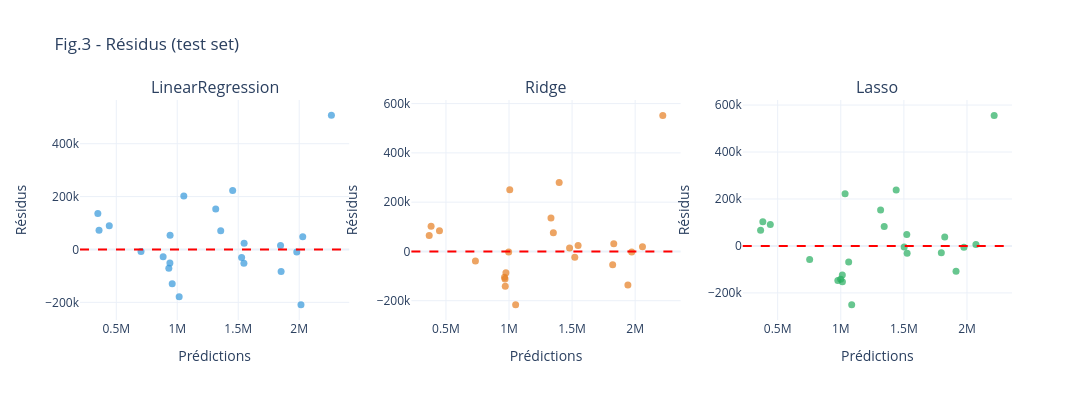

Write notebook code for a chart like this one.
### Code cell
# Fig 3 : Résidus des 3 modèles 
fig3 = make_subplots(rows=1, cols=3,
                     subplot_titles=("LinearRegression", "Ridge", "Lasso"))
 
for i, (name, pred, color) in enumerate([
    ('LinearReg', y_test_pred_lr, '#3498db'),
    ('Ridge', y_test_pred_ridge, '#e67e22'),
    ('Lasso', y_test_pred_lasso, '#27ae60')
]):
    residuals = y_test.values - pred
    fig3.add_trace(go.Scatter(x=pred, y=residuals, mode='markers',
                               marker=dict(color=color, size=7, opacity=0.7),
                               showlegend=False), row=1, col=i+1)
    fig3.add_hline(y=0, line_color="red", line_dash="dash", row=1, col=i+1)
    fig3.update_xaxes(title_text="Prédictions", row=1, col=i+1)
    fig3.update_yaxes(title_text="Résidus", row=1, col=i+1)
 
fig3.update_layout(title="Fig.3 - Résidus (test set)",
                   height=400, width=1100, template='plotly_white')
fig3.write_image(f"{output_images_path}/f3_residuals.png", scale=2)
fig3.show()

### Figure 1 — Plotly figure (JSON) as saved in the notebook; plotly's stock layout.template omitted (floating-point values rounded to 4 significant figures)
{"data": [{"marker": {"color": "#3498db", "opacity": 0.7, "size": 7}, "mode": "markers", "showlegend": false, "type": "scatter", "x": [941300.0, 702800.0, 348900.0, 1547000.0, 1455000.0, 2015000.0, 931000.0, 358800.0, 939900.0, 958700.0, 1980000.0, 1847000.0, 1316000.0, 884300.0, 1356000.0, 1548000.0, 1852000.0, 2029000.0, 1054000.0, 2264000.0, 442600.0, 1016000.0, 1528000.0], "xaxis": "x", "y": [53500.0, -7381.0, 136200.0, -52360.0, 222900.0, -208600.0, -70630.0, 73140.0, -51070.0, -129400.0, -9739.0, 14710.0, 152800.0, -27540.0, 70560.0, 23760.0, -83610.0, 48090.0, 202500.0, 507300.0, 90100.0, -179100.0, -29960.0], "yaxis": "y"}, {"marker": {"color": "#e67e22", "opacity": 0.7, "size": 7}, "mode": "markers", "showlegend": false, "type": "scatter", "x": [997300.0, 733800.0, 382400.0, 1480000.0, 1398000.0, 1942000.0, 964600.0, 367400.0, 975600.0, 970300.0, 1973000.0, 1830000.0, 1333000.0, 968400.0, 1352000.0, 1548000.0, 1822000.0, 2058000.0, 1006000.0, 2219000.0, 448700.0, 1053000.0, 1522000.0], "xaxis": "x2", "y": [-2545.0, -38390.0, 102700.0, 14110.0, 279800.0, -136500.0, -104200.0, 64540.0, -86820.0, -141100.0, -2279.0, 31330.0, 135600.0, -111600.0, 75460.0, 24330.0, -53720.0, 19000.0, 250300.0, 552300.0, 84000.0, -215800.0, -23440.0], "yaxis": "y2"}, {"marker": {"color": "#27ae60", "opacity": 0.7, "size": 7}, "mode": "markers", "showlegend": false, "type": "scatter", "x": [1063000.0, 753400.0, 382500.0, 1526000.0, 1439000.0, 1913000.0, 1013000.0, 364700.0, 1012000.0, 976800.0, 1976000.0, 1824000.0, 1316000.0, 999000.0, 1344000.0, 1523000.0, 1797000.0, 2071000.0, 1034000.0, 2215000.0, 441700.0, 1087000.0, 1502000.0], "xaxis": "x3", "y": [-67820.0, -58030.0, 102600.0, -31530.0, 238400.0, -107400.0, -152800.0, 67270.0, -123500.0, -147600.0, -5523.0, 38060.0, 152800.0, -142200.0, 82960.0, 49160.0, -28510.0, 6408.0, 222100.0, 556000.0, 91040.0, -249800.0, -4397.0], "yaxis": "y3"}], "layout": {"annotations": [{"font": {"size": 16}, "showarrow": false, "text": "LinearRegression", "x": 0.1444, "xanchor": "center", "xref": "paper", "y": 1, "yanchor": "bottom", "yref": "paper"}, {"font": {"size": 16}, "showarrow": false, "text": "Ridge", "x": 0.5, "xanchor": "center", "xref": "paper", "y": 1, "yanchor": "bottom", "yref": "paper"}, {"font": {"size": 16}, "showarrow": false, "text": "Lasso", "x": 0.8556, "xanchor": "center", "xref": "paper", "y": 1, "yanchor": "bottom", "yref": "paper"}], "height": 400, "shapes": [{"line": {"color": "red", "dash": "dash"}, "type": "line", "x0": 0, "x1": 1, "xref": "x domain", "y0": 0, "y1": 0, "yref": "y"}, {"line": {"color": "red", "dash": "dash"}, "type": "line", "x0": 0, "x1": 1, "xref": "x2 domain", "y0": 0, "y1": 0, "yref": "y2"}, {"line": {"color": "red", "dash": "dash"}, "type": "line", "x0": 0, "x1": 1, "xref": "x3 domain", "y0": 0, "y1": 0, "yref": "y3"}], "title": {"text": "Fig.3 - Résidus (test set)"}, "width": 1100, "xaxis": {"anchor": "y", "domain": [0, 0.2889], "title": {"text": "Prédictions"}}, "xaxis2": {"anchor": "y2", "domain": [0.3556, 0.6444], "title": {"text": "Prédictions"}}, "xaxis3": {"anchor": "y3", "domain": [0.7111, 1], "title": {"text": "Prédictions"}}, "yaxis": {"anchor": "x", "domain": [0, 1], "title": {"text": "Résidus"}}, "yaxis2": {"anchor": "x2", "domain": [0, 1], "title": {"text": "Résidus"}}, "yaxis3": {"anchor": "x3", "domain": [0, 1], "title": {"text": "Résidus"}}}}
